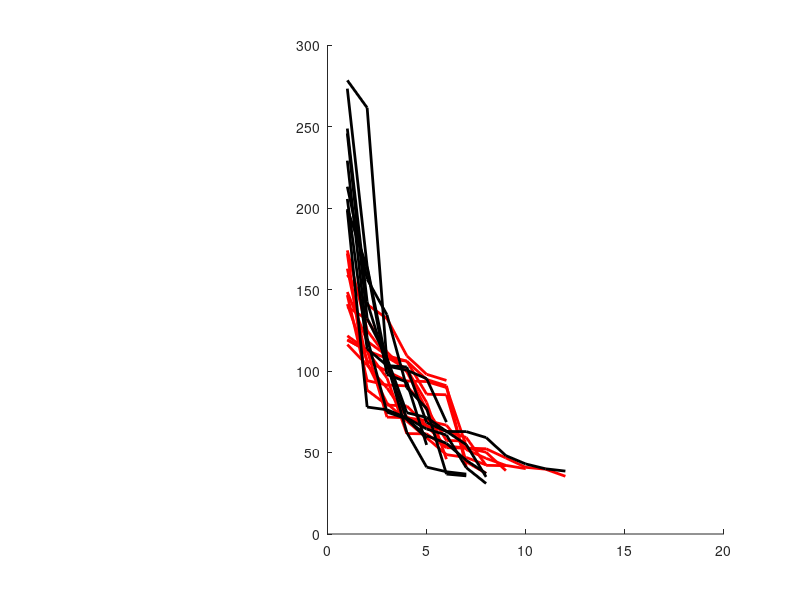

The MATLAB source for this figure: (Note: this script raises an error after producing the figure.)
clear; clc;

load Fig2D_LargeInputs.mat

y = inputs;
y(y==0)=nan;
topLines = [];
bottomLines = [];
cut_off = 195;

for i= 1:1:length(y)
    if y(1,i) > cut_off
        topLines = [topLines, y(:,i)];
    else
        bottomLines = [bottomLines, y(:,i)];
    end
end
subplot(1,6,[3 4 5 6])
x = 1:1:19;
a = line(x, bottomLines, 'Color', [1 0 0], 'LineWidth', 2);
hold on;
a = line(x, topLines, 'Color', [0 0 0], 'LineWidth', 2);

ax1 = gca;
ax1.XLim = [0.5 12.4];
% ax1.YLim = [0 3.0];
ax1.TickDir = 'out'
ax1.XTick = (0:2:12);
% ax1.YTick = (0:0.5:4.0);
% 
% % ax1.YTickLabel = {'2.0','2.5','3.0','3.5'}
ax1.XTickLabel = {'0','2','4','6','8','10','12'}
ax1.XLabel.String = 'Input Number';
ax1.YLabel.String = 'Input ASA (\mum^2)';

ax1.FontSize = 18;
ax1.XMinorTick = 'on'
ax1.XAxis.MinorTickValues = [1:2:11];

set(gca, 'linewidth', 1.5)
box off

subplot(1,5,1)
Largest_Inputs = inputs(1,:);

%add value so histogram bins evenly
Largest_Inputs = [Largest_Inputs 399 -49];
[N, X] = hist(Largest_Inputs,15);
bar(X,N,'facecolor',[0 0 0]);
box off
set(gca, 'view', [90 -90]);
set(gca,'TickDir','out');
set(gca, 'linewidth', 1.5);
set(gca, 'FontSize', 18);
set(gca, 'yMinorTick','on')
ylabel('Number of Cells')
xlabel('ASA of Largest Input (\mum^2)')
xlim([0 300]);
xticks([50 100 150 200 250 300]);
ylim([0 5]);
% yminorticks([1 2 3 4]);

f = gcf
set(gcf, 'PaperPositionMode', 'manual');
set(gcf, 'PaperUnits', 'inches');
set(gcf, 'PaperPosition', [2 1 12 8]);
% % Now export the plot
% f = gcf
% exportgraphics(f, 'Number_Terminals_vs_Input_ASA.jpg', 'Resolution', 300)
% 
print(gcf,'InputASA_LineChart_June24_Bin25.png','-dpng','-r500'); 
